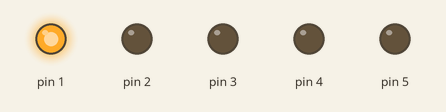
Recording of a sketch running on a simulated Arduino Uno, built with avr-gcc and run on an emulated ATmega328P. On the bench: output pins drawn as LEDs (lit = HIGH).

Above: at 0.5 s.
At 1.5 s:
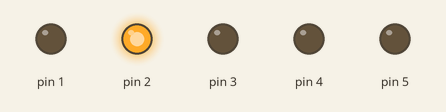
At 2.5 s:
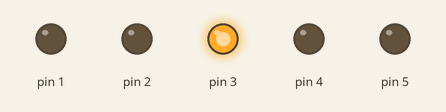
At 3.5 s:
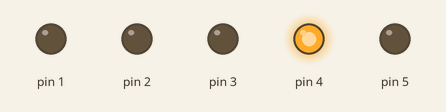
At 4.5 s:
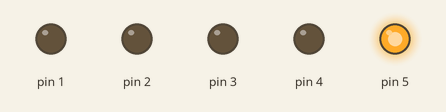
Timing chart, 0 to 6.5 s (numbered marks = the images above):
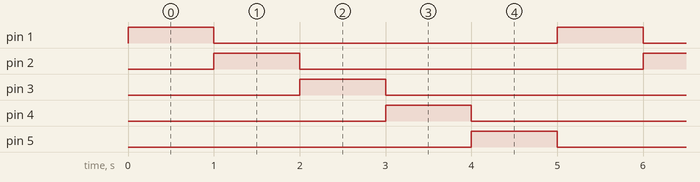

Measured:
- by itself, pin 1–5: alternates HIGH for 1.0 s and LOW for 4.0 s
- by itself, everything shown: repeats every 5.0 s, in 6 steps

The sketch:

Running_Lights.ino
```cpp
// the setup function runs once when you press reset or power the board
void setup() {
  // initialize digital pin LED_BUILTIN as an output.
  pinMode(1, OUTPUT);
  pinMode(2, OUTPUT);
  pinMode(3, OUTPUT);
  pinMode(4, OUTPUT);
  pinMode(5, OUTPUT);
}

// the loop function runs over and over again forever
void loop() {
  digitalWrite(1, HIGH);   // turn the LED on (HIGH is the voltage level)
  delay(1000);                       // wait for a second
  digitalWrite(1, LOW);    // turn the LED off by making the voltage LOW


  digitalWrite(2, HIGH);   // turn the LED on (HIGH is the voltage level)
  delay(1000);                       // wait for a second
  digitalWrite(2, LOW);    // turn the LED off by making the voltage LOW


  digitalWrite(3, HIGH);   // turn the LED on (HIGH is the voltage level)
  delay(1000);                       // wait for a second
  digitalWrite(3, LOW);    // turn the LED off by making the voltage LOW


  digitalWrite(4, HIGH);   // turn the LED on (HIGH is the voltage level)
  delay(1000);                       // wait for a second
  digitalWrite(4, LOW);    // turn the LED off by making the voltage LOW


  digitalWrite(5, HIGH);   // turn the LED on (HIGH is the voltage level)
  delay(1000);                       // wait for a second
  digitalWrite(5, LOW);    // turn the LED off by making the voltage LOW
}
```
